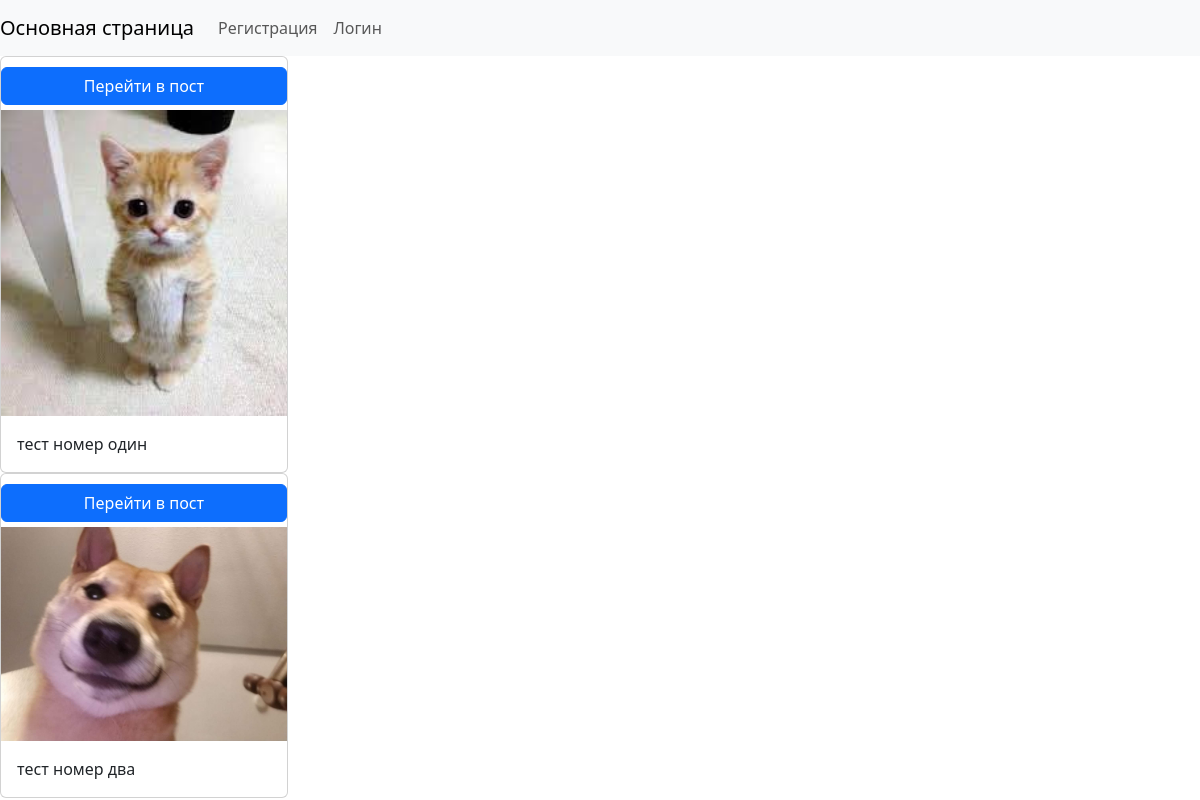
The app's page /posts/, older data.
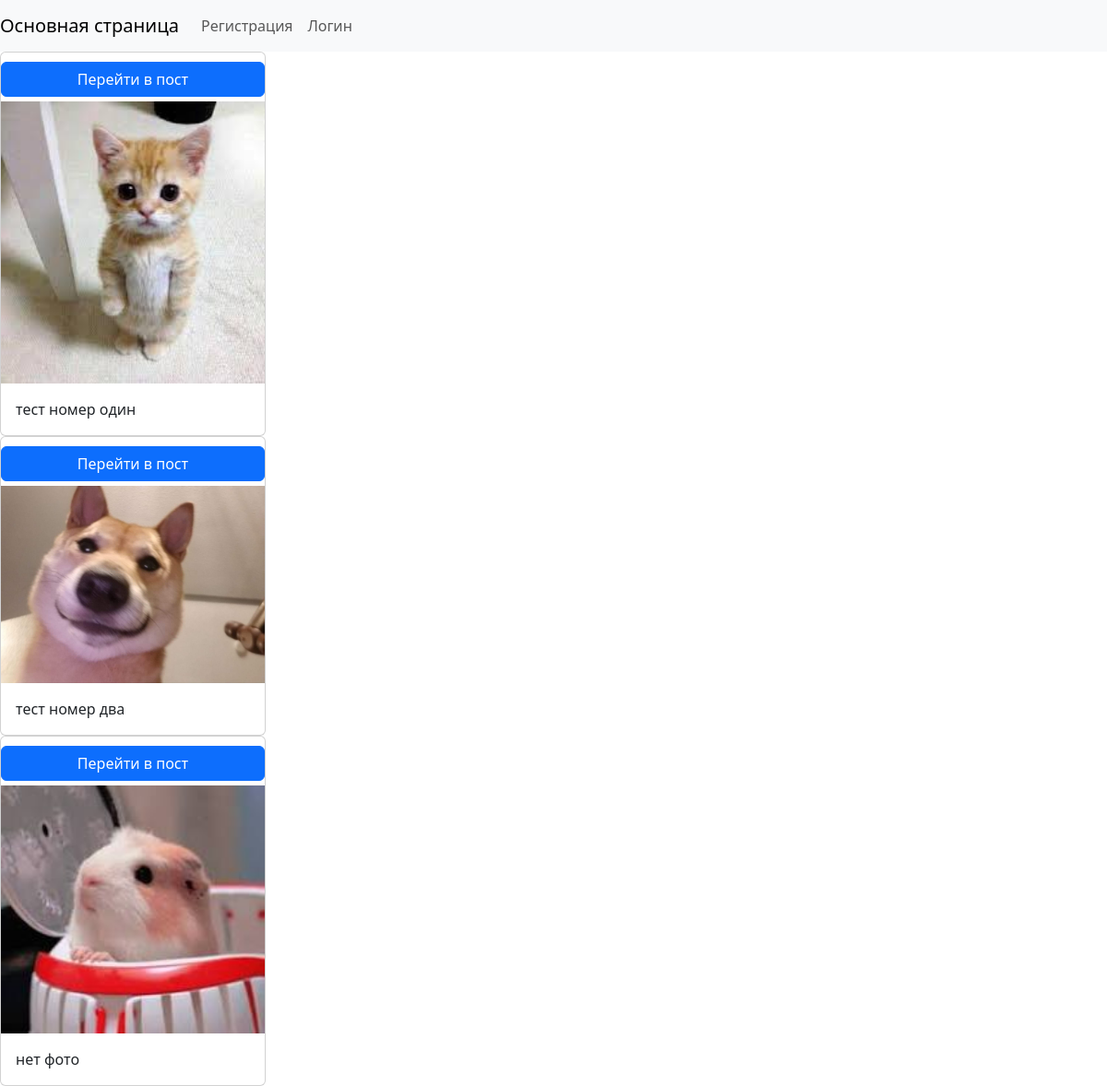
The same page, newer data.
### posts/models.py (models this page shows, shortened)
class Post(models.Model):
    image = models.ImageField(upload_to='posts_images/', null=True, blank=True)
    title = models.CharField(max_length=100)
    content = models.TextField(null=True, blank=True)
    rate = models.IntegerField(default=0)
    created_at = models.DateTimeField(auto_now_add=True)
    updated_at = models.DateTimeField(auto_now=True)
    teg = models.ManyToManyField(Teg, related_name='posts')

### posts/views.py (the view)
# urls.py: path('posts/', post_view, name='posts'),
def post_view(request):
    if request.method == 'GET':
        posts = Post.objects.all()
        return render(request=request, template_name='post/post_list.html', context={'posts': posts})

### templates/post/post_list.html
{% extends "index.html" %}
{% block content %}
{% load static%}
{% for post in posts %}
<div class="card" style="width: 18rem">
    <a style="margin-top: 10px; margin-bottom: 5px" class="btn btn-primary" href="{{post.id}}">Перейти в пост</a>
    {%if post.image%}
    <img src="{{post.image.url}}" class="" alt="...">
    {%else%}
    <img src="{% static 'default_anim.jpg'%}">
    {%endif%}
    <div class="card-body">
        <p class="card-text">{{post.content}}</p>
    </div>
</div>
{% endfor %}
{% endblock %}

### templates/index.html (shortened to what this page needs)
<header>
<link rel="stylesheet" href="https://cdn.jsdelivr.net/npm/bootstrap@5.3.2/dist/css/bootstrap.min.css">
     <nav class="navbar navbar-expand-lg navbar-light bg-light">
  <a class="navbar-brand" href="/">Основная страница</a>
         <ul class="navbar-nav">
             {% if user.is_authenticated%}
      <li class="nav-item active">
        <a class="nav-link" href="/posts">Посты</a>
      </li>
      <li class="nav-item">
        <a class="nav-link" href="/posts/create/">Создать пост</a>
      </li>
      <li class="nav-item">
            {%else%}
        <a class="nav-link" href="/register/">Регистрация</a>
             <li class="nav-item">
        <a class="nav-link" href="/login/">Логин</a>
      </li>
             {%endif%}
    </ul>
</nav>
</header>
<body>
  {% block content %}
  {% endblock %}
</body>

Row changes from the older to the newer data that the page shows:
added Post: content "нет фото"
